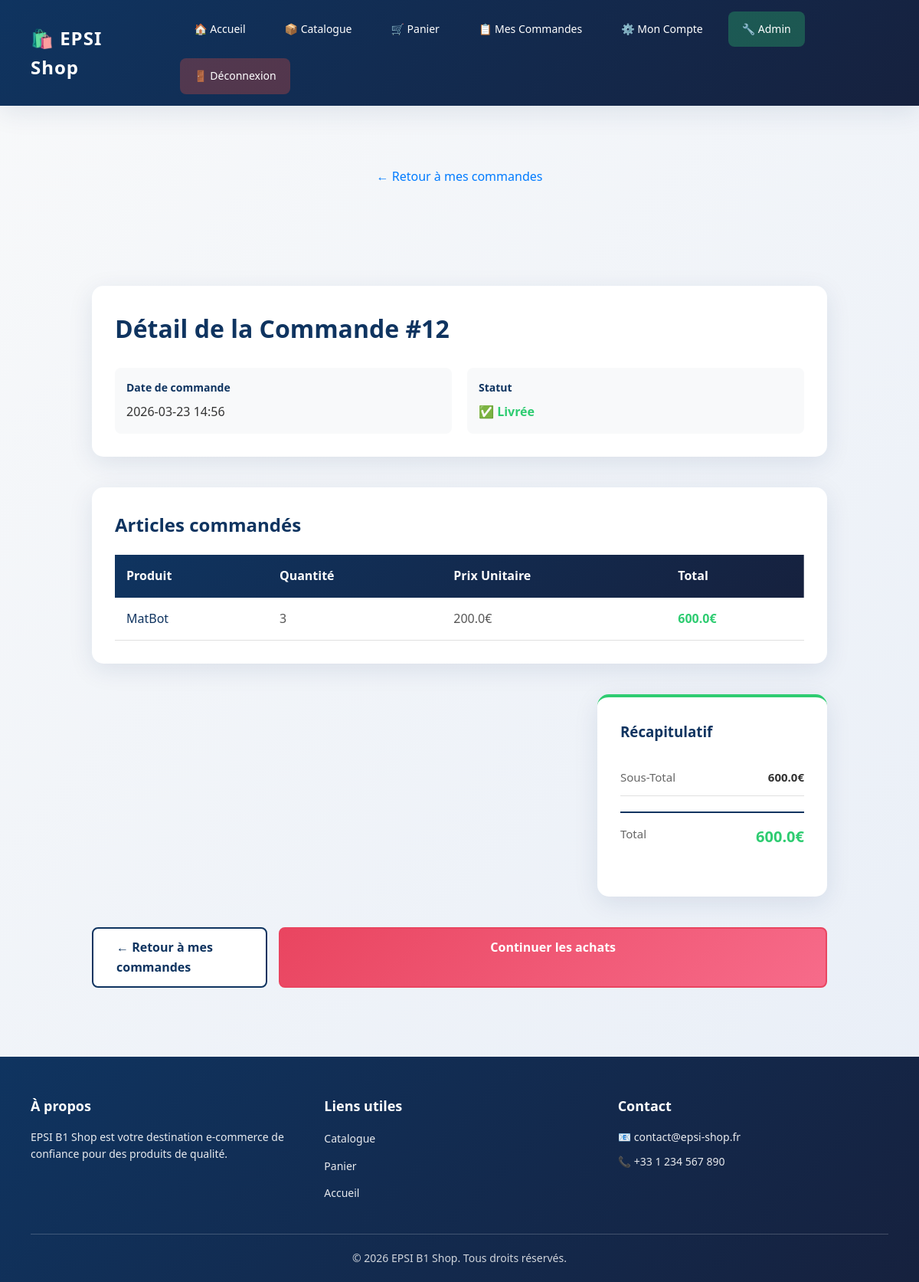
/detail_commande/12 (signed in), run on the app's committed database.
### tables this page shows
CREATE TABLE commandes (
                id INTEGER PRIMARY KEY AUTOINCREMENT,
                utilisateur_id INTEGER,
                date TEXT,
                total REAL,
                FOREIGN KEY (utilisateur_id) REFERENCES utilisateurs(id)
            );

CREATE TABLE commande_articles (
                id INTEGER PRIMARY KEY AUTOINCREMENT,
                commande_id INTEGER,
                produit_nom TEXT,
                quantite INTEGER,
                prix_unitaire REAL
            );

### app.py (the view)
@app.route('/detail_commande/<int:commande_id>')
def detail_commande(commande_id):
    if 'user_id' not in session:
        return redirect('/login')
    commande = db.get_commandes_utilisateur(session['user_id'])
    commande_trouvee = None
    for c in commande:
        if c['id'] == commande_id:
            commande_trouvee = c
            break
    if not commande_trouvee and session.get('user_role') != 'admin':
        return redirect('/mes_commandes')
    if not commande_trouvee:
        toutes_commandes = db.get_toutes_commandes()
        for c in toutes_commandes:
            if c['id'] == commande_id:
                commande_trouvee = c
                break
    if not commande_trouvee:
        return redirect('/mes_commandes')
    articles = db.get_articles_commande(commande_id)
    return render_template('detail_commande.html', commande=commande_trouvee, articles=articles)

### database.py (called while the page is built)
    def get_connexion(self):
        conn = sqlite3.connect(self.dbname, timeout=10)
        conn.row_factory = sqlite3.Row
        conn.execute('PRAGMA journal_mode=WAL')
        return conn

    def get_commandes_utilisateur(self, user_id):
        conn = self.get_connexion()
        try:
            commandes = conn.execute(
                'SELECT * FROM commandes WHERE utilisateur_id=? ORDER BY date DESC',
                (user_id,)
            ).fetchall()
        finally:
            conn.close()
        return commandes

    def get_articles_commande(self, commande_id):
        conn = self.get_connexion()
        try:
            articles = conn.execute(
                'SELECT * FROM commande_articles WHERE commande_id=?',
                (commande_id,)
            ).fetchall()
        finally:
            conn.close()
        return articles

### templates/detail_commande.html
{% extends 'base.html' %}
{% block content %}
<div class="page-header">
    <a href="/mes_commandes" class="back-link">← Retour à mes commandes</a>
</div>
<div class="order-detail-container">
    <div class="order-detail-header">
        <h1>Détail de la Commande #{{ commande.id }}</h1>
        <div class="order-header-info">
            <div class="info-box">
                <span class="label">Date de commande</span>
                <span class="value">{{ commande.date }}</span>
            </div>
            <div class="info-box">
                <span class="label">Statut</span>
                <span class="value status">✅ Livrée</span>
            </div>
        </div>
    </div>
    <div class="order-details-section">
        <h2>Articles commandés</h2>
        {% if articles %}
            <table class="order-items-table">
                <thead>
                    <tr>
                        <th>Produit</th>
                        <th>Quantité</th>
                        <th>Prix Unitaire</th>
                        <th>Total</th>
                    </tr>
                </thead>
                <tbody>
                    {% for article in articles %}
                        <tr class="item-row">
                            <td>
                                <span class="product-name">{{ article.produit_nom }}</span>
                            </td>
                            <td>
                                <span class="quantity">{{ article.quantite }}</span>
                            </td>
                            <td>
                                <span class="price">{{ article.prix_unitaire }}€</span>
                            </td>
                            <td>
                                <span class="item-total">{{ article.prix_unitaire * article.quantite }}€</span>
                            </td>
                        </tr>
                    {% endfor %}
                </tbody>
            </table>
        {% else %}
            <p class="no-items">Aucun article dans cette commande</p>
        {% endif %}
    </div>
    <div class="order-summary">
        <div class="summary-box">
            <h3>Récapitulatif</h3>
            <div class="summary-row">
                <span class="label">sous-total</span>
                <span class="value">{{ commande.total }}€</span>
            </div>
            <div class="summary-row final">
                <span class="label">Total</span>
                <span class="value total-price">{{ commande.total }}€</span>
            </div>
        </div>
    </div>
    <div class="order-actions">
        <a href="/mes_commandes" class="btn-back">← Retour à mes commandes</a>
        <a href="/catalogue" class="btn-continue">Continuer les achats</a>
    </div>
</div>
{% endblock %}

### static/style.css (style rules this page uses)
:root { --text: #1a1a2e; --background: #f8f9fa; --primary: #0f3460; --secondary: #16213e; --accent: #e94560; --accent-light: #f76b8a; --success: #2ecc71; --warning: #f39c12; --danger: #e74c3c; --shadow: 0 8px 32px rgba(15, 52, 96, 0.1); --shadow-hover: 0 12px 48px rgba(15, 52, 96, 0.2); --transition: all 0.3s cubic-bezier(0.4, 0, 0.2, 1); }
* { box-sizing: border-box; }
html, body { margin: 0; padding: 0; height: 100%; }
body { font-family: 'Segoe UI', Trebuchet MS, sans-serif; background: linear-gradient(135deg, var(--background) 0%, #e8eef7 100%); color: var(--text); line-height: 1.6; min-height: 100vh; display: flex; flex-direction: column; }
.page-header { text-align: center; margin-bottom: 40px; padding: 30px 0; }
.item-total { margin: 5px 0 0 0; font-size: 16px; }
.summary-box { background: white; padding: 25px; border-radius: 15px; box-shadow: var(--shadow); }
.summary-row { display: flex; justify-content: space-between; margin-bottom: 20px; font-size: 16px; }
.btn-continue { width: 100%; padding: 12px; background: white; color: var(--accent); border: 2px solid var(--accent); border-radius: 8px; font-weight: 600; cursor: pointer; text-decoration: none; display: block; text-align: center; transition: var(--transition); }
.order-detail-container { max-width: 1000px; margin: 0 auto; padding: 40px 20px; }
.order-detail-header { margin-bottom: 40px; padding: 30px; background: white; border-radius: 15px; box-shadow: var(--shadow); }
.order-detail-header h1 { margin: 0 0 25px 0; font-size: 32px; color: var(--primary); border: none; }
.order-header-info { display: grid; grid-template-columns: repeat(auto-fit, minmax(200px, 1fr)); gap: 20px; }
.info-box { display: flex; flex-direction: column; gap: 8px; padding: 15px; background: #f8f9fa; border-radius: 8px; }
.info-box .label { font-weight: 600; color: var(--primary); font-size: 14px; }
.info-box .value { font-size: 16px; color: #333; }
.info-box .status { color: var(--success); font-weight: 600; }
.order-details-section { margin-bottom: 40px; padding: 30px; background: white; border-radius: 15px; box-shadow: var(--shadow); }
.order-details-section h2 { margin: 0 0 20px 0; font-size: 24px; color: var(--primary); border: none; }
.order-items-table { width: 100%; border-collapse: collapse; background: white; }
.order-items-table thead { background: linear-gradient(135deg, var(--primary) 0%, var(--secondary) 100%); }
.order-items-table th { color: white; padding: 15px; text-align: left; font-weight: 600; }
.order-items-table td { padding: 15px; border-bottom: 1px solid #e0e0e0; }
.product-name { font-weight: 500; color: var(--primary); }
.quantity, .price, .item-total { color: #555; font-weight: 500; }
.item-total { color: var(--success); font-weight: 700; }
.order-summary { margin-bottom: 40px; display: flex; justify-content: flex-end; }
.summary-box { background: white; padding: 30px; border-radius: 15px; box-shadow: var(--shadow); min-width: 300px; border-top: 4px solid var(--success); }
.summary-box h3 { margin: 0 0 20px 0; color: var(--primary); border: none; }
.summary-row { display: flex; justify-content: space-between; padding: 12px 0; border-bottom: 1px solid #e0e0e0; font-size: 15px; }
.summary-row.final { border-bottom: none; padding-top: 15px; border-top: 2px solid var(--primary); margin-top: 15px; }
.summary-row .label { color: #666; text-transform: capitalize; }
.summary-row .value { color: #333; font-weight: 600; }
.summary-row.final .value { font-size: 20px; color: var(--success); }
.order-actions { display: flex; gap: 15px; justify-content: center; }
.btn-back, .btn-continue { padding: 12px 30px; border-radius: 8px; text-decoration: none; font-weight: 600; transition: var(--transition); display: inline-block; }
.btn-back { background: white; color: var(--primary); border: 2px solid var(--primary); }
.btn-continue { background: linear-gradient(135deg, var(--accent) 0%, var(--accent-light) 100%); color: white; }
.back-link { display: inline-block; margin-bottom: 20px; color: #007bff; text-decoration: none; font-weight: 500; }

### data on the page
commandes: id "12", date "2026-03-23 14:56", total "600.0"
commande_articles: produit_nom "MatBot", quantite "3", prix_unitaire "200.0", article.prix_unitaire*article.quantite "600.0"
